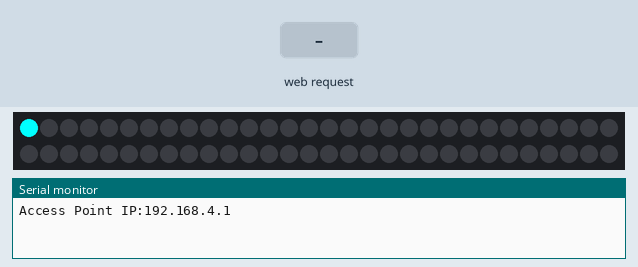
This sketch was run on a simulated ESP8266 (NodeMCU). Parts: 60 RGB LEDs in strip order, left to right, continuing on the next row, the last lines printed to the serial monitor. The inputs (shaded band) are chosen by the test bench.

Above: at 0.06 s.
At 5.9 s:
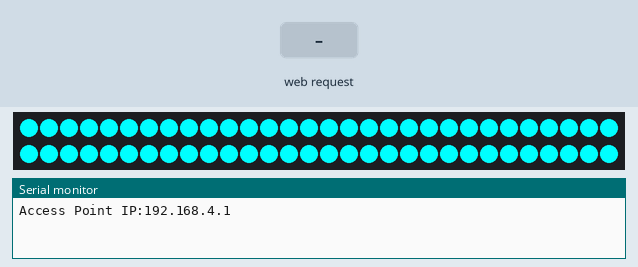
6.0 s: HTTP request GET /ledon received
At 8.1 s:
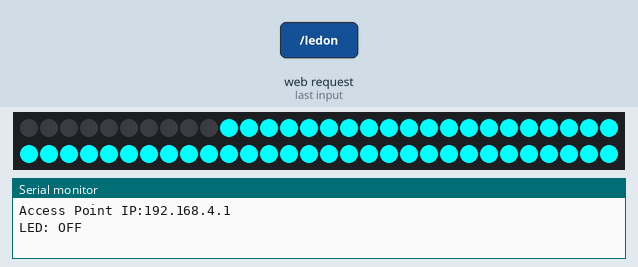
11.6 s: HTTP request GET / received
Timing chart, 0 to 14.6 s (numbered marks = the images above; inputs shaded):
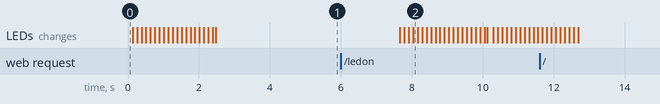

The sketch:

sketch_feb19a.ino
```cpp
#include <ESP8266WiFi.h>
#include <ESP8266WebServer.h>
#include <FastLED.h>

/* Put your SSID & Password */
const char* ssid = "Cortex02";
const char* password = "123456789";

ESP8266WebServer server(80);

#define LED_PIN     5
#define NUM_LEDS    60
#define violet      (143,0,255)
#define cyan        (0,255,255)
#define red         (255,0,0)
#define blue        (0,0,255)
#define off         (0,0,0)
#define m_delay       40  // 40

CRGB leds[NUM_LEDS];
bool LEDstatus = LOW;

void setup() {
  FastLED.addLeds<WS2812, LED_PIN, GRB>(leds, NUM_LEDS);
  Serial.begin(9600);
  pinMode(LED_PIN, OUTPUT);
  WiFi.softAP(ssid, password);

  IPAddress myIP = WiFi.softAPIP();
  Serial.print("Access Point IP:");
  Serial.println(myIP);

  server.on("/", handle_OnConnect);
  server.on("/ledon", handle_ledon);
  server.on("/ledoff", handle_ledoff);
  server.onNotFound(handle_NotFound);

  server.begin();
  //Serial.println("HTTP Server Started");
}

void loop() {
  server.handleClient();

  if(LEDstatus)
  {
    digitalWrite(LED_PIN, HIGH);
    for (int i = 0; i <= NUM_LEDS; i++)
    {
      leds[i] = CRGB off;
      FastLED.show();
      delay(m_delay);
    }
    // for (int i = 0; i <= NUM_LEDS; i++)
    // {
    //   leds[i] = CRGB violet;
    //   FastLED.show();
    //   delay(m_delay);
    // }
  }
  else
  {
    digitalWrite(LED_PIN, LOW);
    for (int i = 0; i <= NUM_LEDS; i++)
    {
      leds[i] = CRGB cyan;
      FastLED.show();
      delay(m_delay);
    }
  }
}

void handle_OnConnect() {
  LEDstatus = LOW;
  Serial.println("LED: ON");
  server.send(200, "text/html", updateWebpage(LEDstatus));
}

void handle_ledon() {
  LEDstatus = HIGH;
  Serial.println("LED: OFF");
  server.send(200, "text/html", updateWebpage(LEDstatus));
}

void handle_ledoff() {
  LEDstatus = LOW;
  Serial.println("LED: OFF");
  server.send(200, "text/html", updateWebpage(LEDstatus));
}

void handle_NotFound(){
  server.send(404, "text/plain", "Not found");
}

String updateWebpage(uint8_t LEDstatus){
  String ptr = "<!DOCTYPE html> <html>\n";
  ptr +="<head><meta name=\"viewport\" content=\"width=device-width, initial-scale=1.0, user-scalable=no\">\n";
  ptr +="<title>LED Control</title>\n";
  ptr +="<style>html { font-family: Helvetica; display: inline-block; margin: 0px auto; text-align: center;}\n";
  ptr +="body{margin-top: 50px;} h1 {color: #444444;margin: 50px auto 30px;} h3 {color: #444444;margin-bottom: 50px;}\n";
  ptr +=".button {display: block;width: 80px;background-color: #1abc9c;border: none;color: white;padding: 13px 30px;text-decoration: none;font-size: 25px;margin: 0px auto 35px;cursor: pointer;border-radius: 4px;}\n";
  ptr +=".button-on {background-color: #3498db;}\n";
  ptr +=".button-on:active {background-color: #3498db;}\n";
  ptr +=".button-off {background-color: #34495e;}\n";
  ptr +=".button-off:active {background-color: #2c3e50;}\n";
  ptr +="p {font-size: 14px;color: #888;margin-bottom: 10px;}\n";
  ptr +="</style>\n";
  ptr +="</head>\n";
  ptr +="<body>\n";
  ptr +="<h1>ESP8266 Web Server</h1>\n";
  ptr +="<h3>Using Access Point(AP) Mode</h3>\n";

   if(LEDstatus){
    ptr +="<p>LED: OFF</p><a class=\"button button-off\" href=\"/ledoff\">OFF</a>\n";
   }else{
    ptr +="<p>LED: ON</p><a class=\"button button-on\" href=\"/ledon\">ON</a>\n";
  }

  ptr +="</body>\n";
  ptr +="</html>\n";
  return ptr;
}
```

Measured:
- after the input at 6.0 s, the LEDs: first change after 1.7 s (image 2 shows a later state)
